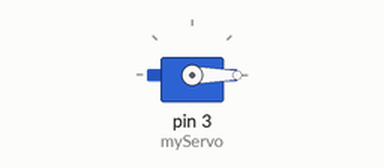
This sketch was run on a simulated Arduino Uno, built with avr-gcc and run on an emulated ATmega328P. On the bench: servo.

Above: at 0.05 s.
At 1.5 s:
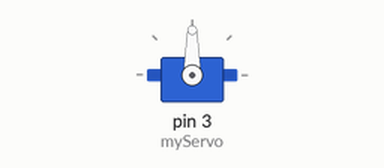
At 3.0 s:
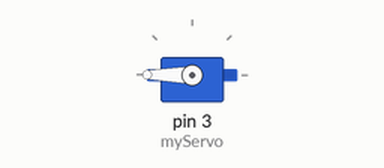
Timing chart, 0 to 6.9 s (numbered marks = the images above):
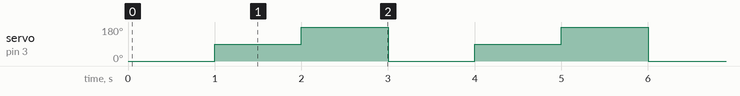

The sketch:

08_a_Servo.ino
```cpp
#include <Servo.h>

Servo myServo;

void setup() {
  myServo.attach(3);
}

void loop() {

  myServo.write(0);
  delay(1000);


  myServo.write(90);
  delay(1000);


  myServo.write(180);
  delay(1000);
}
```

Measured:
- by itself, servo on pin 3 (myServo): repeats every 3.0 s: 180° 1.0 s, 0° 1.0 s, 90° 1.0 s
